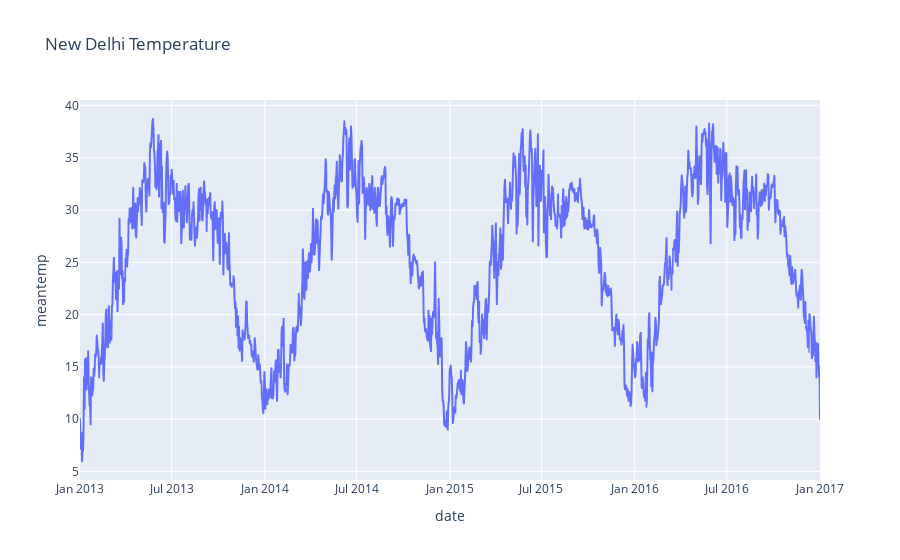

The notebook cell this image was saved under:
### Code cell
px.line(df,x='date', y='meantemp',title='New Delhi Temperature')

### Figure 1 — Plotly figure (JSON) as saved in the notebook; plotly's stock layout.template omitted (floating-point values rounded to 4 significant figures; data arrays with more than 128 entries replaced by an {"elided": "..."} marker saying what was removed)
{"data": [{"hovertemplate": "date=%{x}<br>meantemp=%{y}<extra></extra>", "legendgroup": "", "line": {"color": "#636efa", "dash": "solid"}, "marker": {"symbol": "circle"}, "mode": "lines", "name": "", "showlegend": false, "type": "scattergl", "x": {"elided": "1462 str values"}, "xaxis": "x", "y": {"elided": "1462 float values"}, "yaxis": "y"}], "layout": {"legend": {"tracegroupgap": 0}, "title": {"text": "New Delhi Temperature"}, "xaxis": {"anchor": "y", "domain": [0, 1], "title": {"text": "date"}}, "yaxis": {"anchor": "x", "domain": [0, 1], "title": {"text": "meantemp"}}}}
